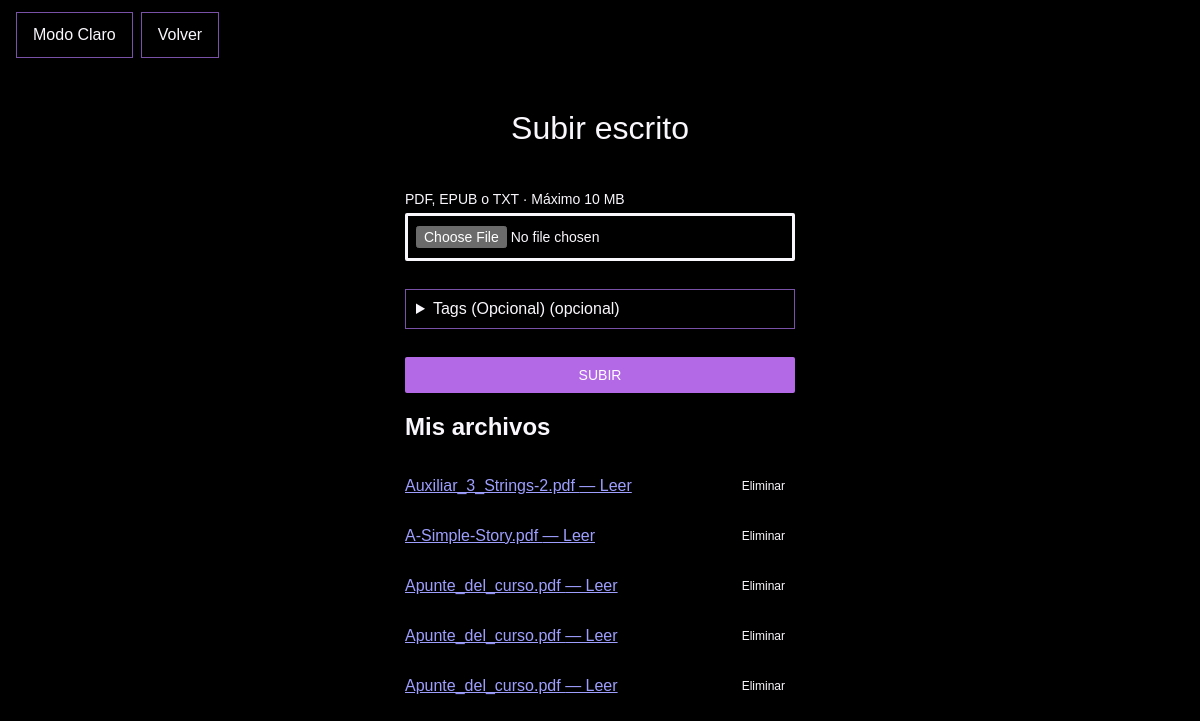
Page /upload/ (signed in) on the earlier database version.
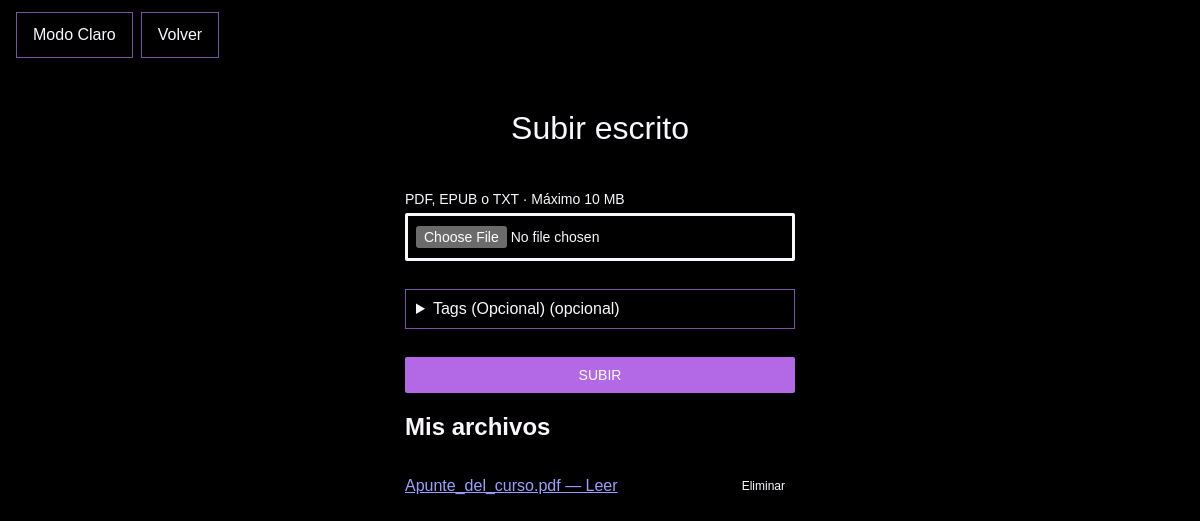
Same page on the later database version.
### pages/models.py (models this page shows, shortened)
class StoryUpload(models.Model):
    owner = models.ForeignKey(
        settings.AUTH_USER_MODEL,
        on_delete=models.CASCADE,
        related_name="story_uploads",
    )
    file = models.FileField(upload_to=story_file_path)
    original_name = models.CharField(max_length=255)
    uploaded_at = models.DateTimeField(auto_now_add=True)
    tags = models.ManyToManyField(Tag, blank=True, related_name="stories", verbose_name="Tags")

### pages/views.py (the view, shortened to what this page needs)
# urls.py: path("upload/", views.upload, name="upload"),
@login_required
@require_http_methods(["GET", "POST"])
def upload(request):
    form = StoryUploadForm(
        request.POST if request.method == "POST" else None,
        request.FILES if request.method == "POST" else None,
    )
    uploads = StoryUpload.objects.filter(
        owner=request.user
    ).order_by("-uploaded_at")
    return render(request, "pages/upload.html", {
        "form": form,
        "uploads": uploads,
    })

### pages/forms.py (shortened to what this page needs)
class StoryUploadForm(forms.ModelForm):
    class Meta:
        model = StoryUpload
        fields = ("file", "tags")
        labels = {"file": "Archivo",
                  "tags": "Tags (Opcional)"}
        widgets = {
            "file": forms.FileInput(attrs={
                "accept": ".pdf,.epub,.txt",
            }),
            "tags": forms.CheckboxSelectMultiple(), #Muestra cajas de selección múltiple
        }

### pages/templates/pages/upload.html (shortened to what this page needs)
{% load static %}
<!doctype html>
<html lang="es">
<head>
    <link rel="stylesheet" href="{% static 'pages/theme.css' %}">
    <link rel="stylesheet" href="{% static 'pages/login.css' %}">
</head>
<body>
    <div class="theme-controls">
        <button
            type="button"
            id="theme-toggle"
            aria-label="Light mode"
            aria-pressed="false"
        >
        </button>
        <a class="back-button" href="{% url 'pages:home' %}">
            Volver
        </a>
    </div>
    <main class="login-page">
        <h1>Subir escrito</h1>
        <form
            method="post"
            action="{% url 'pages:upload' %}"
            enctype="multipart/form-data"
        >
            <div class="field">
                <label for="{{ form.file.id_for_label }}">
                    PDF, EPUB o TXT · Máximo 10 MB
                </label>
                {{ form.file }}
            </div>
            <div class="field">
                <details class="upload-tags" {% if form.tags.errors %}open{% endif %}>
                <summary>{{ form.tags.label }} (opcional)</summary>
                </details>
            </div>
            <button type="submit">SUBIR</button>
        </form>
    {% if uploads %}
        <section>
            <h2>Mis archivos</h2>
            <ul class="upload-list">
                {% for upload in uploads %}
                    <li>
                        <span>
                            <a href="{% url 'pages:reader' upload.id %}">{{ upload.original_name }} — Leer</a>
                        </span>
                        <form
                            method="post"
                            action="{% url 'pages:delete_upload' upload.id %}"
                            class="delete-form"
                        >
                            <button type="submit" class="delete-button">
                                Eliminar
                            </button>
                        </form>
                    </li>
                {% endfor %}
            </ul>
        </section>
    {% endif %}
    </main>
</body>
</html>

Differences in the rows shown:
removed StoryUpload: original_name "Auxiliar_3_Strings-2.pdf"
removed StoryUpload: original_name "A-Simple-Story.pdf"
removed StoryUpload: original_name "Apunte_del_curso.pdf"
removed StoryUpload: original_name "Apunte_del_curso.pdf"
